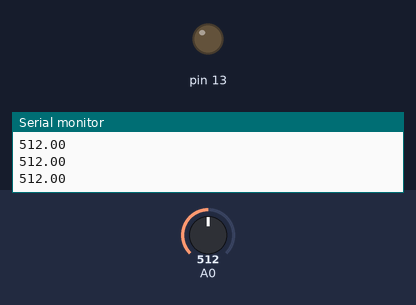
A sketch run on a simulated Arduino Uno, built with avr-gcc and run on an emulated ATmega328P. Parts: output pins drawn as LEDs (lit = HIGH), the last lines printed to the serial monitor. The inputs (shaded band) are chosen by the test bench; at power-on: A0 = 512.

Above: at 1.2 s.
1.3 s: A0 set to 716
At 1.9 s:
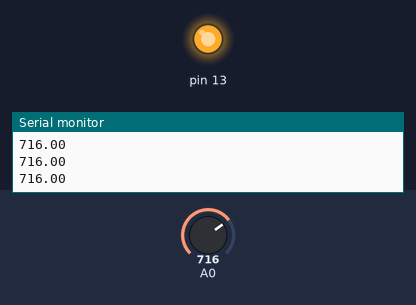
2.8 s: A0 set to 2
4.3 s: A0 set to 0
At 5.1 s:
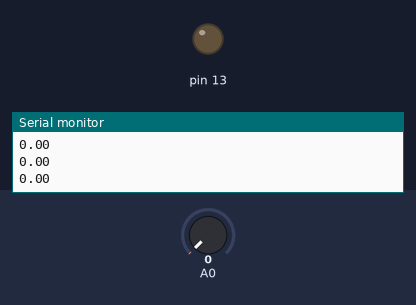
5.8 s: A0 set to 122
At 6.5 s:
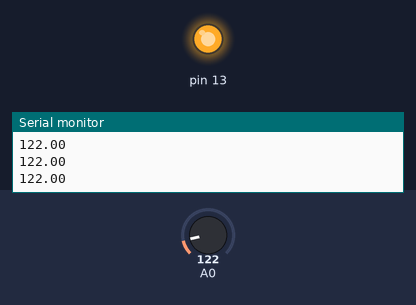
Timing chart, 0 to 8.3 s (numbered marks = the images above; inputs shaded):
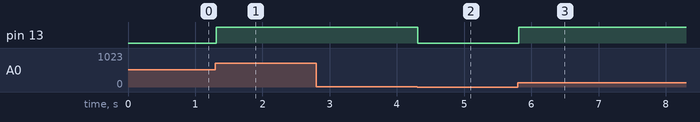

Measured:
- the behaviour switches between 1 and 0 on A0 (found by bisection; images 1 and 2)
- after the input at 1.3 s, pin 13: LOW → HIGH at once
- after the input at 4.3 s, pin 13: HIGH → LOW at once
- after the input at 5.8 s, pin 13: LOW → HIGH at once

The sketch:

BasicAnalogSensor.ino
```cpp
// 1026 mapa
// ashley james brown
// basic analog sensor reading

void setup() {
  pinMode(A0,INPUT);
  pinMode(13,OUTPUT);
  Serial.begin(9600);
}

void loop() {

 float sensor = analogRead(A0);
 Serial.println(sensor);
  digitalWrite(13,sensor);
}
```
